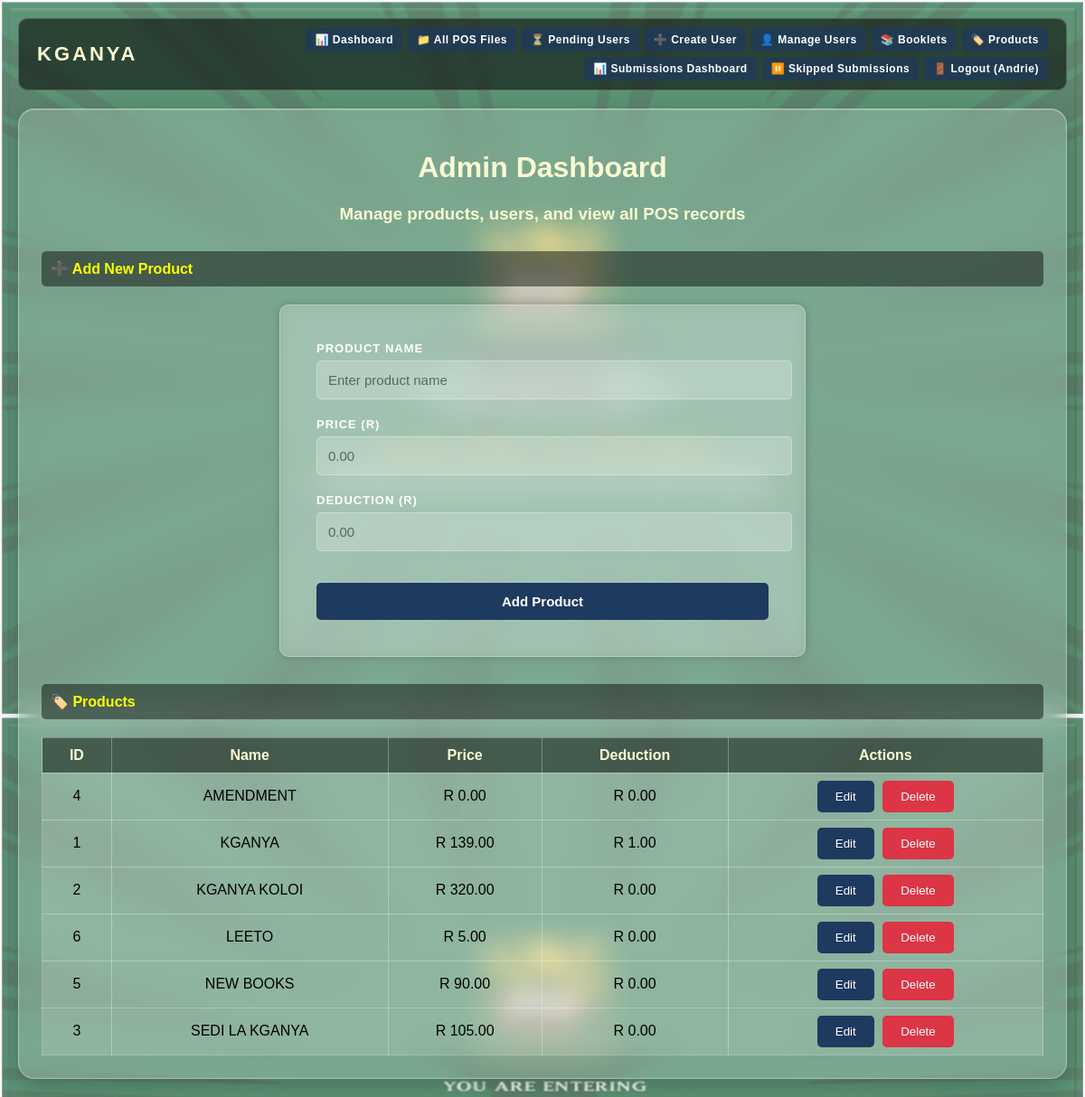
The app's page /admin (signed in) with its own data.
### tables this page shows
CREATE TABLE products_master (
            id INTEGER PRIMARY KEY AUTOINCREMENT,
            name TEXT NOT NULL UNIQUE,
            price REAL NOT NULL DEFAULT 0,
            deduction REAL NOT NULL DEFAULT 0,
            is_active INTEGER DEFAULT 1,
            created_at TIMESTAMP DEFAULT CURRENT_TIMESTAMP,
            updated_at TIMESTAMP DEFAULT CURRENT_TIMESTAMP
        );

### Digital_Proof_Of_Service.py (the view)
@app.route("/admin")
@admin_required
def admin():
    products = get_products() or []
    conn = get_db_connection()
    conn.row_factory = sqlite3.Row
    cursor = conn.cursor()
    try:
        cursor.execute("SELECT COUNT(*) as count FROM skipped_submissions WHERE status = 'pending'")
        result = cursor.fetchone()
        pending_skips_count = result['count'] if result else 0
    except Exception as e:
        print(f"Skip count error in admin route: {e}")
        pending_skips_count = 0
    conn.close()
    return render_template("admin.html",
                           products=products,
                           role=session.get("role"),
                           pending_skips_count=pending_skips_count)

### Digital_Proof_Of_Service.py (called while the page is built)
def dict_row_factory(cursor, row):
    keys = [col[0] for col in cursor.description] if cursor.description else []
    return RowDict(row, keys)

def get_db_connection():
    conn = sqlite3.connect(DB_PATH, timeout=30)
    conn.row_factory = dict_row_factory
    return conn

def get_products():
    conn = get_db_connection()
    cursor = conn.cursor()
    cursor.execute("SELECT 1 FROM sqlite_master WHERE type='table' AND name='products_master'")
    has_master = cursor.fetchone()
    if has_master:
        cursor.execute("SELECT id, name, price, deduction FROM products_master WHERE is_active = 1 ORDER BY name")
    else:
        cursor.execute("SELECT * FROM products ORDER BY name")
    products = cursor.fetchall()
    conn.close()
    return products

def admin_required(f):
    @wraps(f)
    def decorated(*args, **kwargs):
        if session.get("role") not in ["admin", "superadmin"]:
            flash("Admin access required.", "error")
            return redirect("/login")
        return f(*args, **kwargs)
    return decorated

@app.context_processor
def inject_globals():
    return {
        'app_name': 'KGANYA',
        'app_tagline': 'Lighting The Way Through Service',
        'current_year': datetime.now().year
    }

    def __getitem__(self, key):
        idx = self._keys.index(key)
        return self._row[idx]

### templates/admin.html (shortened to what this page needs)
{% extends "base.html" %}
{% block content %}
<div class="container">
    <h1>Admin Dashboard</h1>
    <h3>Manage products, users, and view all POS records</h3>
    <div class="section-title" style="font-weight: bold; color: yellow;">➕ Add New Product</div>
    <div class="login-card" style="max-width: 500px; margin: 20px auto 30px auto;">
        <form method="POST" action="/add-product">
            <div class="form-group">
                <label for="name">Product Name</label>
                <input type="text" id="name" name="name" class="form-control" placeholder="Enter product name" required>
            </div>
            <div class="contact-grid">
                <div class="form-group">
                    <label for="price">Price (R)</label>
                    <input type="number" id="price" name="price" class="form-control" placeholder="0.00" step="0.01" min="0" required>
                </div>
                <div class="form-group">
                    <label for="deduction">Deduction (R)</label>
                    <input type="number" id="deduction" name="deduction" class="form-control" placeholder="0.00" step="0.01" min="0" required>
                </div>
            </div>
            <button type="submit" class="btn-primary" style="margin-top: 15px;">Add Product</button>
        </form>
    </div>
    <div class="section-title" style="font-weight: bold; color: yellow;">🏷️ Products</div>
    {% if products %}
    <div class="table-container">
        <table>
            <thead>
                <tr><th>ID</th><th>Name</th><th>Price</th><th>Deduction</th><th>Actions</th></tr>
            </thead>
            <tbody>
                {% for product in products %}
                <tr>
                    <td>{{ product.id }}</td>
                    <td>{{ product.name }}</td>
                    <td>R {{ "%.2f"|format(product.price) }}</td>
                    <td>R {{ "%.2f"|format(product.deduction) }}</td>
                    <td>
                        <a href="/edit-product/{{ product.id }}"><button style="margin-top:0;">Edit</button></a>
                        <form method="POST" action="/delete-product/{{ product.id }}" style="display:inline;" onsubmit="return confirm('Are you sure you want to delete \'{{ product.name }}\'?');">
                            <button type="submit" style="margin-top:0; background-color: #dc3545; margin-left: 5px;">Delete</button>
                        </form>
                    </td>
                </tr>
                {% endfor %}
            </tbody>
        </table>
    </div>
    {% else %}
    <p style="color: white; text-align: center;">No products found.</p>
    {% endif %}
</div>
{% endblock %}

### records on screen
products_master: id "4", name "AMENDMENT", price "0.00", deduction "0.00"
products_master: id "1", name "KGANYA", price "139.00", deduction "1.00"
products_master: id "2", name "KGANYA KOLOI", price "320.00", deduction "0.00"
products_master: id "6", name "LEETO", price "5.00", deduction "0.00"
products_master: id "5", name "NEW BOOKS", price "90.00", deduction "0.00"
products_master: id "3", name "SEDI LA KGANYA", price "105.00", deduction "0.00"

### other values on screen
{{ session.username }} "Andrie"
